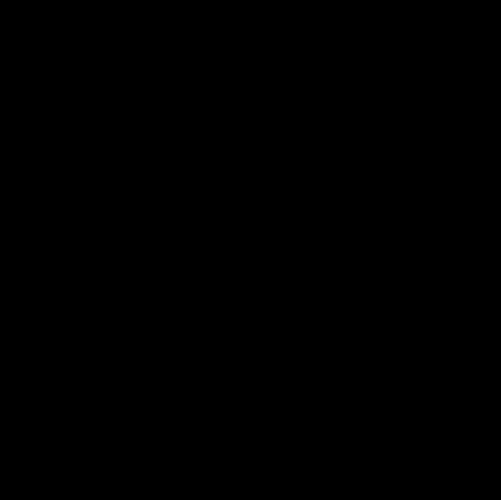
Frame 1 (no input)
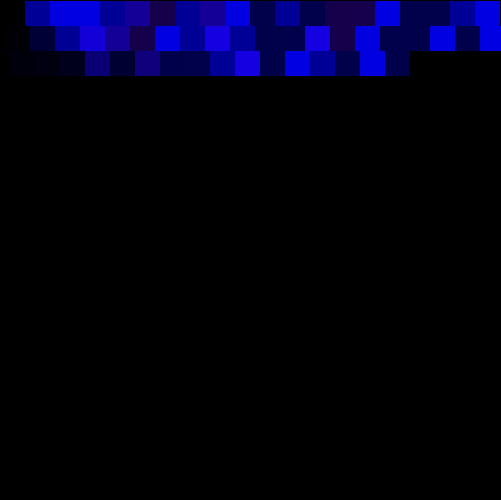
Frame 60 (the mouse pressed at the canvas centre just before this capture)
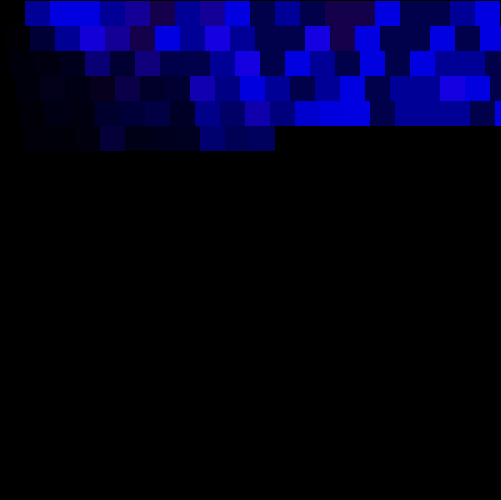
Frame 120 (the mouse held since frame 60 and released just before this capture)

The Processing sketch that drew these frames (run headless with seeded random() and noise(); from frame 60 on, the mouse is pressed at the canvas centre):

// Processing sketch: processing_32564
// ── processing_32564.pde

int x;
int y=1;
float c;
int g;
int a;
int s;
float r;
float p;

void setup(){
 size(501, 500);
 background(0);
 smooth();
 frameRate(2500);
  
    
}
void draw(){
  fill(r, 0, g, a);
  noStroke();
  rect(x, y, s, s);
  s=25; 
  
  {c = random(0, 3);
  if (c<=2){
    g=150;
  }
  if (c<=1){
    g=75;
  }
  if (c>2){
    g=225;
  }
  
    p=random(0, 5); 
    
    //if(y>=250){
     if (p<=1){
       r=20;}
     else {r=0;}
     }
  //} 
  x=x+s;
  
  
    
 if (x>=500){
   y=y+s;
   x=x-520-s;
 }
 a=(80*x)/y;
}
